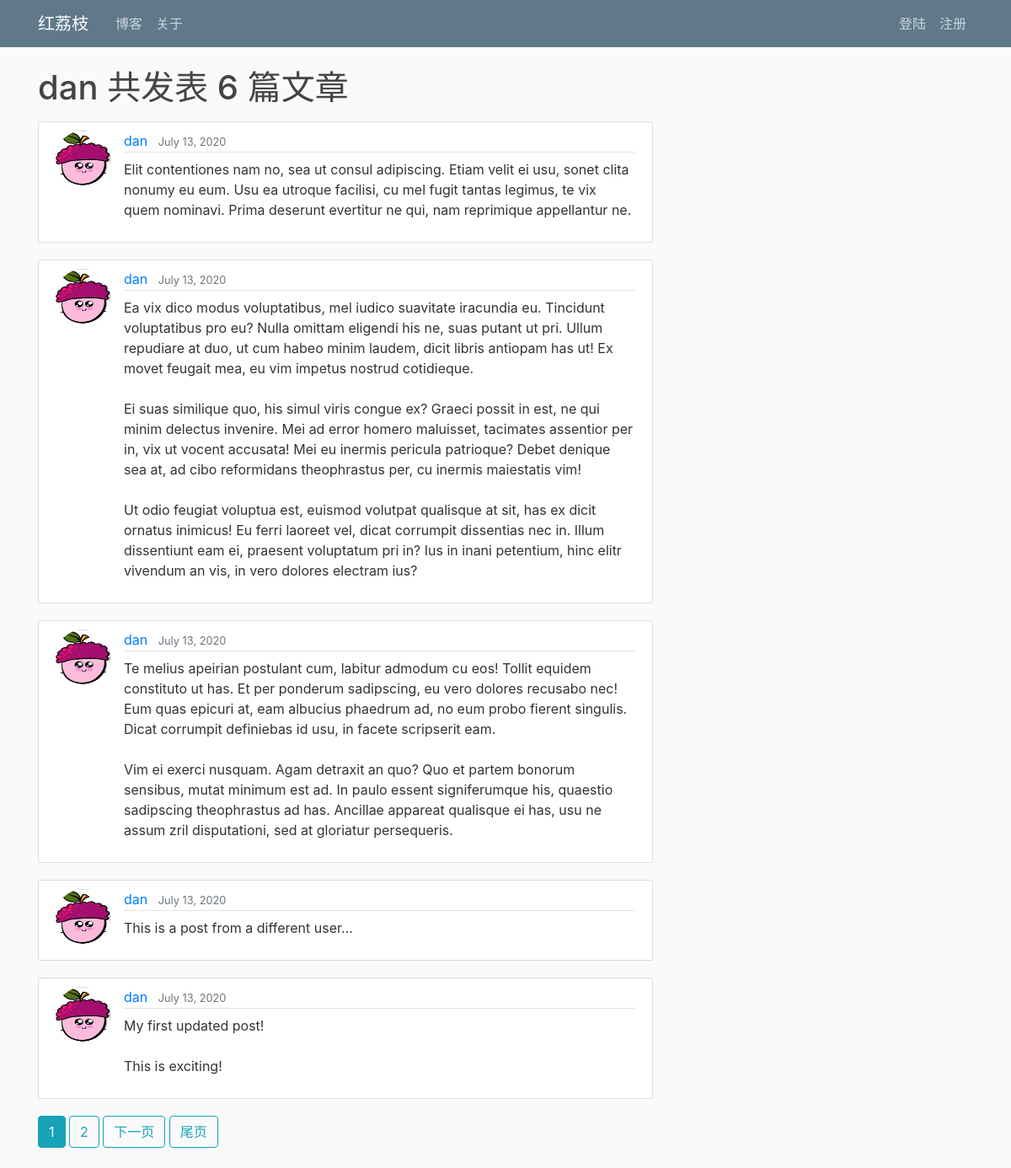
The page /blog/user/dan on the database its author committed.
### blog/models.py (models this page shows, shortened)
class Blog(models.Model):
    author      = models.ForeignKey(User, on_delete=models.CASCADE)
    date_posted = models.DateTimeField(default=timezone.now)
    title       = models.CharField(max_length=100)
    content     = models.TextField()
    image       = models.ImageField(upload_to = "blog_img/", blank=True)

### user/models.py (models this page shows, shortened)
class Profile(models.Model):
    user = models.OneToOneField(User, on_delete=models.CASCADE)
    image = models.ImageField(default='default.jpg', upload_to='user/profile_pics')

### blog/views.py (the view)
# urls.py: path('user/<str:username>', UserBlogListView.as_view(), name='blog_user_blogs')
class UserBlogListView(ListView):
    model = Blog
    template_name = 'blog/blog_user_blogs.html'
    context_object_name = 'blogs'
    paginate_by = 5
    def get_queryset(self):
        user = get_object_or_404(User, username=self.kwargs.get('username'))
        return Blog.objects.filter(author=user).order_by('-date_posted')

### blog/templates/blog/blog_user_blogs.html (shortened to what this page needs)
{% extends "page/page_base.html" %}
{% block content %}
    <h1 class="mb-3">
        {{ view.kwargs.username }} 共发表 {{ page_obj.paginator.count }} 篇文章
    </h1>
    {% for blog in blogs %}
        <article class="media content-section">
            <img class="rounded-circle article-img" src="{{ blog.author.profile.image.url }}">
            <div class="media-body">
                <div class="article-metadata">
                    <a class="mr-2" href="{% url 'blog_user_blogs' blog.author.username %}">{{ blog.author }}</a>
                    <small class="text-muted">{{ blog.date_posted|date:"F d, Y"}}</small>
                </div>
                <p class="article-content">{{ blog.content }}</p>
            </div>
        </article>
    {% endfor %}
    {% if is_paginated %}
        {% for num in page_obj.paginator.page_range %}
            {% if page_obj.number == num %}
                <a class="btn btn-info mb-4" href="?page={{ num }}">{{ num }}</a>
            {% elif num > page_obj.number|add:'-3' and num < page_obj.number|add:'3' %}
                <a class="btn btn-outline-info mb-4" href="?page={{ num }}">{{ num }}</a>
            {% endif %}
        {% endfor %}
        {% if page_obj.has_next %}
            <a class="btn btn-outline-info mb-4" href="?page={{ page_obj.next_page_number }}">下一页</a>
            <a class="btn btn-outline-info mb-4" href="?page={{ page_obj.paginator.num_pages}}">尾页</a>
        {% endif %}
    {% endif %}
{% endblock %}

### page/static/page/main.css (style rules this page uses)
body { background: #fafafa; color: #333333; margin-top: 5rem; }
h1, h2, h3, h4, h5, h6 { color: #444444; }
.content-section { background: #ffffff; padding: 10px 20px; border: 1px solid #dddddd; border-radius: 3px; margin-bottom: 20px; }
.article-content { white-space: pre-line; }
.article-img { height: 65px; width: 65px; margin-right: 16px; }
.article-metadata { padding-bottom: 1px; margin-bottom: 4px; border-bottom: 1px solid #e3e3e3 }

### rows shown on the page
Blog: author.profile.image (picture), author "dan", date_posted "July 13, 2020", content "Elit contentiones nam no, sea ut consul adipiscing. Etiam velit ei usu, sonet clita nonumy eu eum. Usu ea utroque facilisi, cu mel fugit tantas legimus, te vix quem nominavi. Prima deserunt evertitur ne qui, nam reprimique appellantur ne."
Blog: author.profile.image (picture), author "dan", date_posted "July 13, 2020", content "Ea vix dico modus voluptatibus, mel iudico suavitate iracundia eu. Tincidunt voluptatibus pro eu? Nulla omittam eligendi his ne, suas putant ut pri. Ullum repudiare at duo, ut cum habeo minim laudem, dicit libris antiopam has ut! Ex movet feugait mea, eu vim impetus nostrud cotidieque. Ei suas similique quo, his simul viris congue ex? Graeci possit in est, ne qui minim delectus invenire. Mei ad error homero maluisset, tacimates assentior per in, vix ut vocent accusata! Mei eu inermis pericula patrioque? Debet denique sea at, ad cibo reformidans theophrastus per, cu inermis maiestatis vim! Ut odio feugiat voluptua est, euismod volutpat qualisque at sit, has ex dicit ornatus inimicus! Eu…"
Blog: author.profile.image (picture), author "dan", date_posted "July 13, 2020", content "Te melius apeirian postulant cum, labitur admodum cu eos! Tollit equidem constituto ut has. Et per ponderum sadipscing, eu vero dolores recusabo nec! Eum quas epicuri at, eam albucius phaedrum ad, no eum probo fierent singulis. Dicat corrumpit definiebas id usu, in facete scripserit eam. Vim ei exerci nusquam. Agam detraxit an quo? Quo et partem bonorum sensibus, mutat minimum est ad. In paulo essent signiferumque his, quaestio sadipscing theophrastus ad has. Ancillae appareat qualisque ei has, usu ne assum zril disputationi, sed at gloriatur persequeris."
Blog: author.profile.image (picture), author "dan", date_posted "July 13, 2020", content "This is a post from a different user..."
Blog: author.profile.image (picture), author "dan", date_posted "July 13, 2020", content "My first updated post! This is exciting!"

### other values the page prints
{{ view.kwargs.username }} "dan"
{{ page_obj.paginator.count }} "6"
{{ num }} "1"
{{ num }} "2"
